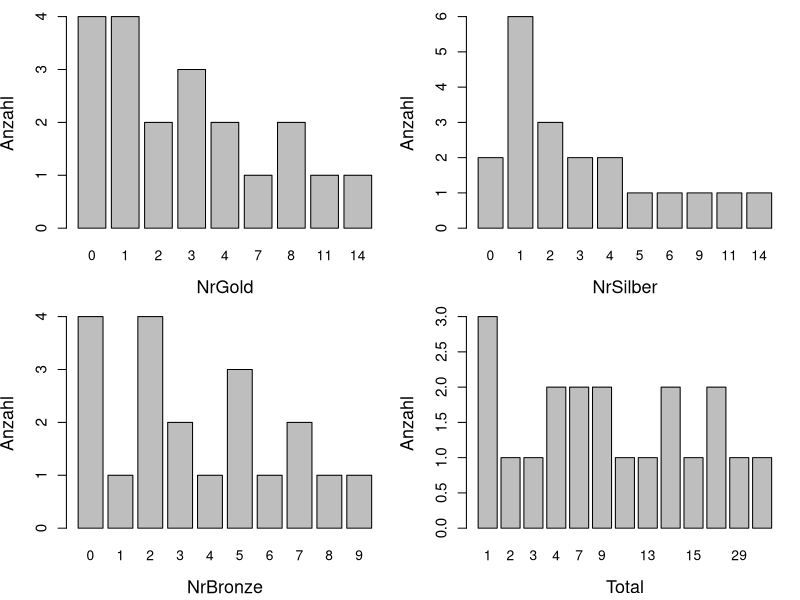
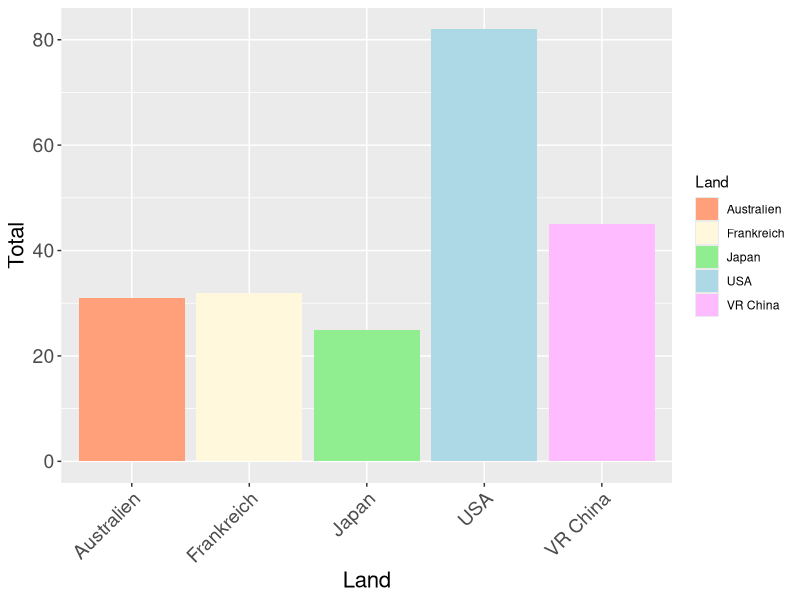

The R source for these figures, in order: (Note: this script raises an error after producing the figures.)
library(readxl)
library(ggplot2)
library(reshape2)

ds <- read_xlsx("Medaillen.xlsx")
head(ds)
str(ds)

summary(ds)
#keine NA-Werte

attach(ds)
#Deskriptive Analyse
par(mar = c(4.2, 4, 1, 1), mfrow = c(2, 2))
barplot(table(NrGold), main = "", ylab = "Anzahl", xlab = "NrGold", 
        cex.axis = 1.1, cex.lab = 1.3) 
barplot(table(NrSilber), main = "", ylab = "Anzahl", xlab = "NrSilber",
        cex.axis = 1.1, cex.lab = 1.3)
barplot(table(NrBronze), main = "", ylab = "Anzahl", xlab = "NrBronze",
        cex.axis = 1.1, cex.lab = 1.3)
barplot(table(Total), main = "", ylab = "Anzahl", xlab = "Total",
        cex.axis = 1.1, cex.lab = 1.3)


#1
#Abhängigkeit zwischen der Sportart und dem Land bezüglich der Gesamtanzahl an Medaillen
ggplot(ds, aes(x = Land, y = Total, fill = Land)) +
  geom_bar(stat = "identity") + 
  scale_fill_manual(values = c("lightsalmon", "cornsilk", "lightgreen", "lightblue", "plum1")) + 
  theme(axis.text.x = element_text(angle = 45, hjust = 1, size = 14),  
        axis.text.y = element_text(size = 14),                        
        axis.title = element_text(size = 16))                         


# Chi-Quadrat-Test
# Um zu prüfen, ob es eine statistisch signifikante Abhängigkeit 
# zwischen Land und Total gibt

kontingenztafel1 <- dcast(ds, Land ~ Sportart, value.var = "Total", fun.aggregate = sum)
kontingenztafel1
medaillen_matrix <- as.matrix(kontingenztafel[, -1])
chisq.test(medaillen_matrix)
#p-value = 4.189e-14 < 0.05 deutet auf signifikante Abhänigkeit hin

# ANOVA-Modell, um die Effekte von Land und Sportart auf die Medaillenanzahl zu untersuchen
anova_modell <- aov(Total ~ Land + Sportart)
summary(anova_modell)
                  
